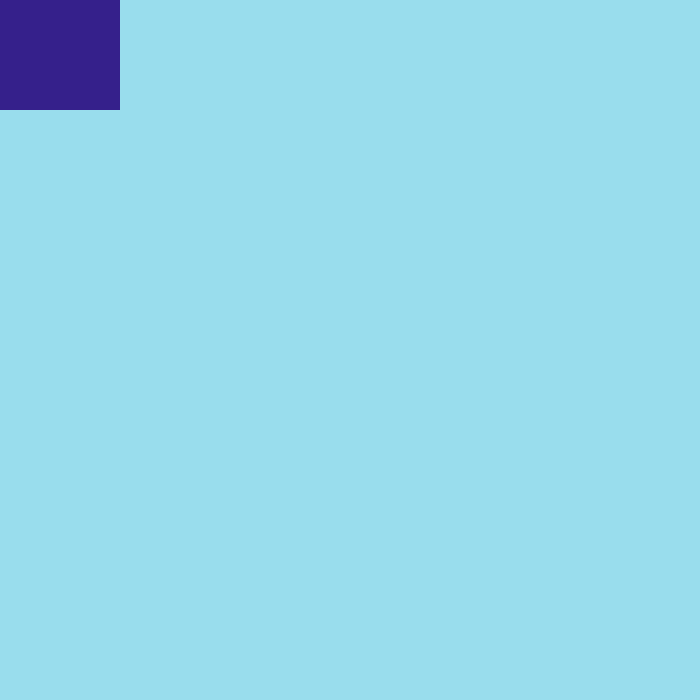
Frame 1 (no input)
Frame 60 (the mouse pressed at the canvas centre just before this capture): identical to frame 1, image omitted
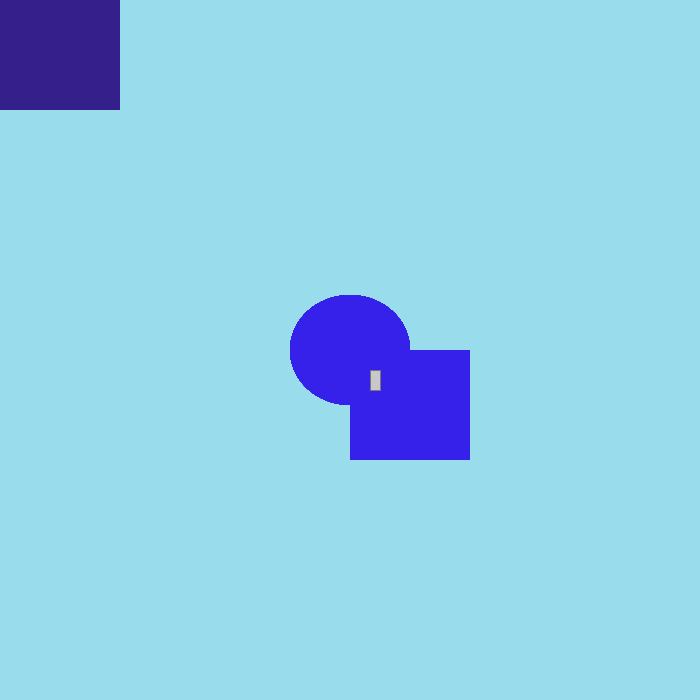
Frame 120 (the mouse held since frame 60 and released just before this capture)

The Processing sketch that drew these frames (run headless with seeded random() and noise(); from frame 60 on, the mouse is pressed at the canvas centre):

// Processing sketch: processing_146653
// ── processing_146653.pde

void setup(){
  size(700,700);
  
  background(#99DDED);
  
  
  
}

void draw(){

  stroke(1022);
  fill(mouseX+#35208B);
  ellipse(mouseX,mouseY,120,110);
  rect(mouseY,mouseX,120,110);
  
  if(mousePressed){
    stroke(120);
    fill(200);
    rect(mouseX+20,mouseY+20,10,20);
  }
  else{
    ellipse(mouseX+20,mouseY+20,10,20);
  }
}
